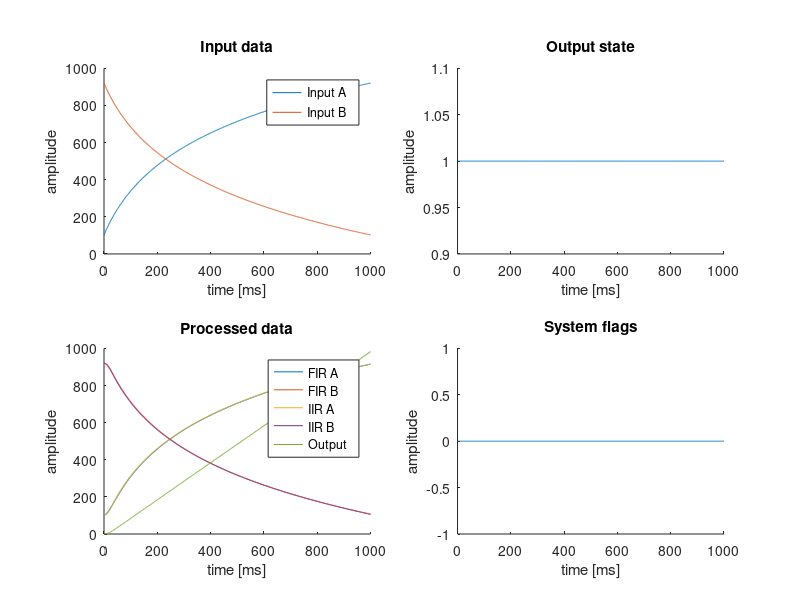

Recreate this plot in MATLAB.
clear all; 
inputVector = csvread("appe_test_data.csv");
resultVector = csvread("appe_output_data.csv");

vectorsNo = rows(resultVector);

#set test data properties
sampleRate = inputVector(1,1);       %data sample rate
ns = inputVector(1,2);               %number of data samples 
resolution = inputVector(1,3);       %vertical resolution
guard = inputVector(1,4);            %absolute value of guard regions
decoder_range = inputVector(1,5);    %absolute output decoder range
data_vectors = inputVector(1,6);     %number of data vector in file

#input vectors identification
inputDataA = 1;
inputDataB = 2;
outputData = 3;
outputState = 4;
systemFlags = 5;
filteredFIR_A = 6;
filteredFIR_B = 7;
filteredIIR_A = 8;
filteredIIR_B = 9;

#calculate time and construct time axis
time = 1000*(ns-1)/sampleRate;        %calculate time in miliseconds
timeAxis = linspace(0, time, ns); 

close all;

figure(1, 'position', [0,50,1900,900]);

#plot input data
subplot(2,2,1)
hold on;
  plot(timeAxis, resultVector(inputDataA,:));
  plot(timeAxis, resultVector(inputDataB,:));
  title("Input data");
  xlabel("time [ms]");
  ylabel("amplitude");
  legend("Input A  ", "Input B  ");
hold off;

#plot filtered data
subplot(2,2,3)
hold on;
  plot(timeAxis, resultVector(filteredFIR_A,:));
  plot(timeAxis, resultVector(filteredFIR_B,:));
  plot(timeAxis, resultVector(filteredIIR_A,:));
  plot(timeAxis, resultVector(filteredIIR_B,:));
  plot(timeAxis, resultVector(outputData, :));
  title("Processed data");
  xlabel("time [ms]");
  ylabel("amplitude");
  legend("FIR A", "FIR B", "IIR A", "IIR B", "Output  ");
hold off;

#plot system flags
subplot(2,2,2)
hold on;
  plot(timeAxis, resultVector(systemFlags,:));
  title("Output state");
  xlabel("time [ms]");
  ylabel("amplitude");
hold off;

#plot resulting system state
figure(1, 'position', [0,50,1900,900]);
subplot(2,2,4)
hold on;
  plot(timeAxis, resultVector(outputState,:));
  title("System flags");
  xlabel("time [ms]");
  ylabel("amplitude");
hold off;

print("Figs/output.svg", "-dsvg", "-S1600, 900");